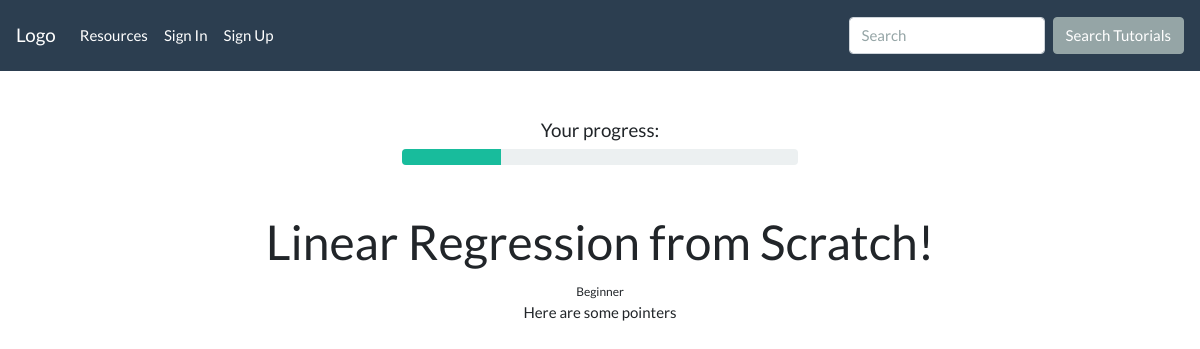
Before: /tutorials/1 with the older database file.
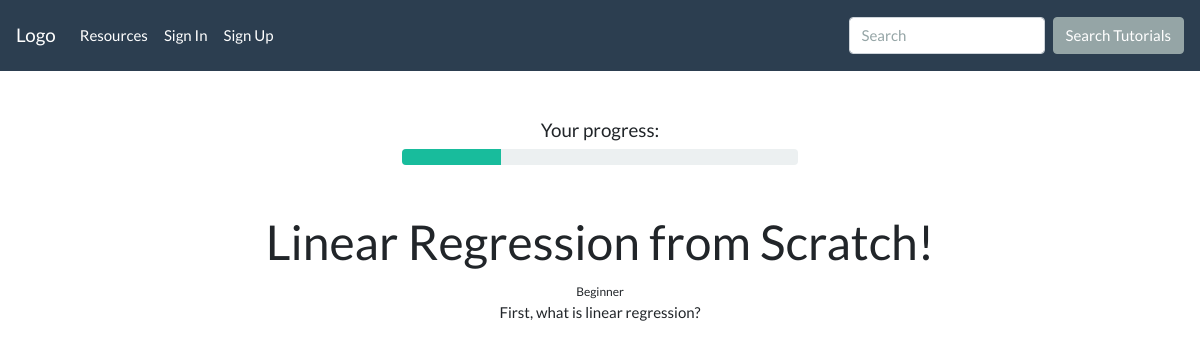
After: the same page with the newer database file.
### tutorial_app/models.py (models this page shows)
class Tutorial(db.Model):
    id = db.Column(db.Integer, primary_key=True)
    category = db.Column(
        db.Enum(TutorialCategory), default=TutorialCategory.OTHER
    )
    title = db.Column(db.String(40), nullable=False)
    difficulty = db.Column(
        db.Enum(Difficulty), default=Difficulty.INTERMEDIATE
    )
    body = db.Column(db.String(10000), nullable=False)
    saved_by = db.relationship(
        "User",
        secondary="saved_tutorials",
        back_populates="saved_tutorials",
    )

### tutorial_app/main/routes.py (the view)
@main.route("/tutorials/<tutorial_id>")
def tutorial_details(tutorial_id):
    tutorial = Tutorial.query.get(tutorial_id)
    return render_template("tutorial_detail.html", tutorial=tutorial)

### tutorial_app/utils.py (called while the page is built)
    def __str__(self):
        return str(self.value)

### tutorial_app/templates/tutorial_detail.html (shortened to what this page needs)
{% extends 'base.html' %}
{% block content %}
<h5 class="ml-auto mr-auto mt-5 text-center">Your progress:</h5>
<div class="progress ml-auto mr-auto mb-5" style="width: 33%;">
  <div class="progress-bar bg-success" role="progressbar" style="width: 25%;" aria-valuenow="25" aria-valuemin="0" aria-valuemax="100"></div>
</div>
<div class="m-auto text-center col-md-9">
  <h1>{{ tutorial.title }}</h1>
  <small>{{ tutorial.difficulty }}</small>
  <p>{{ tutorial.body }}</p>
</div>
{% endblock %}

### tutorial_app/templates/base.html (shortened to what this page needs)
<!DOCTYPE html>
<html>
<head>
  <link href="https://cdn.jsdelivr.net/npm/bootstrap@5.0.0-beta3/dist/css/bootstrap.min.css" rel="stylesheet">
  <link rel="stylesheet" href="/static/bootstrap.min.css">
  <link rel="stylesheet" href="/static/style.css">
</head>
<body>
  <div id="content">
    <nav class="navbar navbar-expand-lg navbar-dark bg-primary">
      <a class="navbar-brand" href="{{ url_for('main.homepage') }}">Logo</a>
      <div class="collapse navbar-collapse" id="navbarColor01">
        <ul class="navbar-nav mr-auto">
          <li class="nav-item">
            <a class="nav-link" href="{{ url_for('main.resources') }}">Resources</a>
          </li>
          {% if current_user.is_authenticated %}
            <li class="nav-item">
              <a class="nav-link" href="{{ url_for('main.new_tutorial') }}">New Tutorial</a>
            </li>
            <li class="nav-item">
              <a class="nav-link" href="{{ url_for('main.new_resource') }}">New Resource</a>
            </li>
            <li class="nav-item">
              <a class="nav-link" href="{{ url_for('auth.signout') }}">Sign Out</a>
            </li>
          {% else %}
            <li class="nav-item">
              <a class="nav-link" href="{{ url_for('auth.signin') }}">Sign In</a>
            </li>
            <li class="nav-item">
              <a class="nav-link" href="{{ url_for('auth.signup') }}">Sign Up</a>
            </li>
          {% endif %}
        </ul>
        <form class="form-inline my-2 my-lg-0">
          <input class="form-control mr-sm-2" type="text" placeholder="Search">
          <button class="btn btn-secondary my-2 my-sm-0" type="submit">Search Tutorials</button>
        </form>
      </div>
    </nav>
    {% block content %}{% endblock %}
  </div>
</body>
</html>

Changed rows visible on the page:
changed Tutorial "Linear Regression from Scratch!": body "Here are some pointers" → "First, what is linear regression?"
